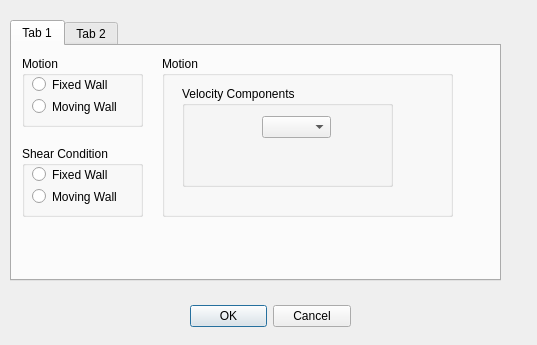
<?xml version="1.0" encoding="UTF-8"?>
<ui version="4.0">
 <class>WallEditDialog</class>
 <widget class="QDialog" name="WallEditDialog">
  <property name="geometry">
   <rect>
    <x>0</x>
    <y>0</y>
    <width>537</width>
    <height>345</height>
   </rect>
  </property>
  <property name="windowTitle">
   <string>Dialog</string>
  </property>
  <widget class="QDialogButtonBox" name="buttonBox">
   <property name="geometry">
    <rect>
     <x>190</x>
     <y>300</y>
     <width>161</width>
     <height>32</height>
    </rect>
   </property>
   <property name="orientation">
    <enum>Qt::Horizontal</enum>
   </property>
   <property name="standardButtons">
    <set>QDialogButtonBox::Cancel|QDialogButtonBox::Ok</set>
   </property>
  </widget>
  <widget class="QTabWidget" name="tabWidget">
   <property name="geometry">
    <rect>
     <x>10</x>
     <y>20</y>
     <width>491</width>
     <height>261</height>
    </rect>
   </property>
   <widget class="QWidget" name="tab">
    <attribute name="title">
     <string>Tab 1</string>
    </attribute>
    <widget class="QGroupBox" name="groupBox">
     <property name="geometry">
      <rect>
       <x>10</x>
       <y>10</y>
       <width>121</width>
       <height>71</height>
      </rect>
     </property>
     <property name="title">
      <string>Motion</string>
     </property>
     <widget class="QRadioButton" name="radioButton">
      <property name="geometry">
       <rect>
        <x>10</x>
        <y>20</y>
        <width>82</width>
        <height>17</height>
       </rect>
      </property>
      <property name="text">
       <string>Fixed Wall</string>
      </property>
     </widget>
     <widget class="QRadioButton" name="radioButton_2">
      <property name="geometry">
       <rect>
        <x>10</x>
        <y>40</y>
        <width>91</width>
        <height>21</height>
       </rect>
      </property>
      <property name="text">
       <string>Moving Wall</string>
      </property>
     </widget>
    </widget>
    <widget class="QGroupBox" name="groupBox_2">
     <property name="geometry">
      <rect>
       <x>10</x>
       <y>100</y>
       <width>121</width>
       <height>71</height>
      </rect>
     </property>
     <property name="title">
      <string>Shear Condition</string>
     </property>
     <widget class="QRadioButton" name="radioButton_3">
      <property name="geometry">
       <rect>
        <x>10</x>
        <y>20</y>
        <width>82</width>
        <height>17</height>
       </rect>
      </property>
      <property name="text">
       <string>Fixed Wall</string>
      </property>
     </widget>
     <widget class="QRadioButton" name="radioButton_4">
      <property name="geometry">
       <rect>
        <x>10</x>
        <y>40</y>
        <width>91</width>
        <height>21</height>
       </rect>
      </property>
      <property name="text">
       <string>Moving Wall</string>
      </property>
     </widget>
    </widget>
    <widget class="QGroupBox" name="groupBox_3">
     <property name="geometry">
      <rect>
       <x>150</x>
       <y>10</y>
       <width>291</width>
       <height>161</height>
      </rect>
     </property>
     <property name="title">
      <string>Motion</string>
     </property>
     <widget class="QGroupBox" name="groupBox_4">
      <property name="geometry">
       <rect>
        <x>20</x>
        <y>30</y>
        <width>211</width>
        <height>101</height>
       </rect>
      </property>
      <property name="title">
       <string>Velocity Components</string>
      </property>
      <widget class="QComboBox" name="comboBox">
       <property name="geometry">
        <rect>
         <x>80</x>
         <y>30</y>
         <width>69</width>
         <height>22</height>
        </rect>
       </property>
      </widget>
     </widget>
    </widget>
   </widget>
   <widget class="QWidget" name="tab_2">
    <attribute name="title">
     <string>Tab 2</string>
    </attribute>
   </widget>
  </widget>
 </widget>
 <resources/>
 <connections>
  <connection>
   <sender>buttonBox</sender>
   <signal>accepted()</signal>
   <receiver>WallEditDialog</receiver>
   <slot>accept()</slot>
   <hints>
    <hint type="sourcelabel">
     <x>248</x>
     <y>254</y>
    </hint>
    <hint type="destinationlabel">
     <x>157</x>
     <y>274</y>
    </hint>
   </hints>
  </connection>
  <connection>
   <sender>buttonBox</sender>
   <signal>rejected()</signal>
   <receiver>WallEditDialog</receiver>
   <slot>reject()</slot>
   <hints>
    <hint type="sourcelabel">
     <x>316</x>
     <y>260</y>
    </hint>
    <hint type="destinationlabel">
     <x>286</x>
     <y>274</y>
    </hint>
   </hints>
  </connection>
 </connections>
</ui>
